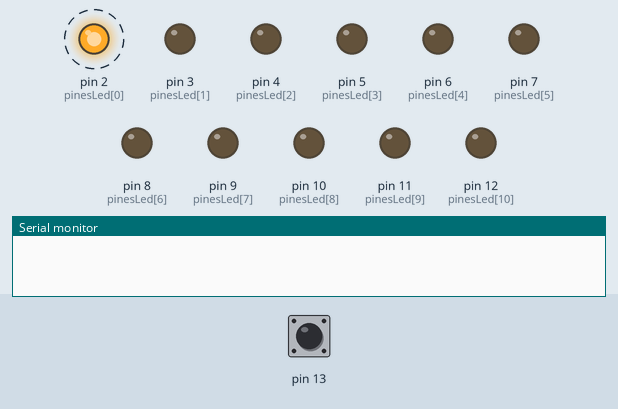
The sketch below on a simulated Arduino Uno, built with avr-gcc and run on an emulated ATmega328P. On the bench: output pins drawn as LEDs (lit = HIGH), the last lines printed to the serial monitor. Dashed ring = blinking. The test bench sets the inputs (shaded band); at power-on: pin 13 LOW. Pins used as bus, display or sensor lines are not drawn.

Above: at 1.2 s.
1.3 s: pin 13 driven HIGH
At 3.7 s:
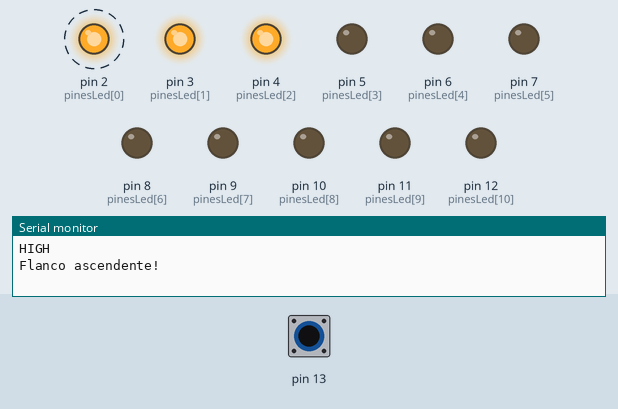
4.3 s: pin 13 driven LOW
At 5.3 s:
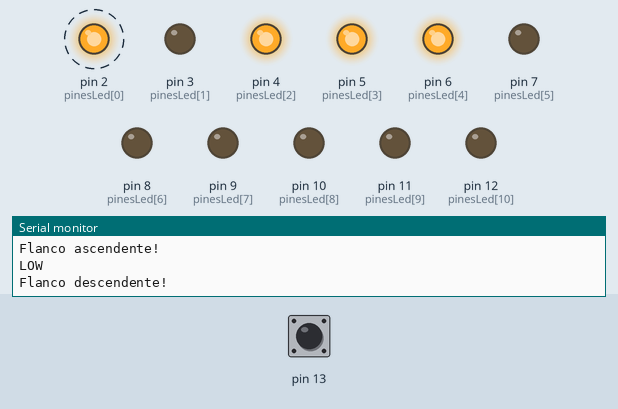
7.3 s: pin 13 driven HIGH
At 9.5 s:
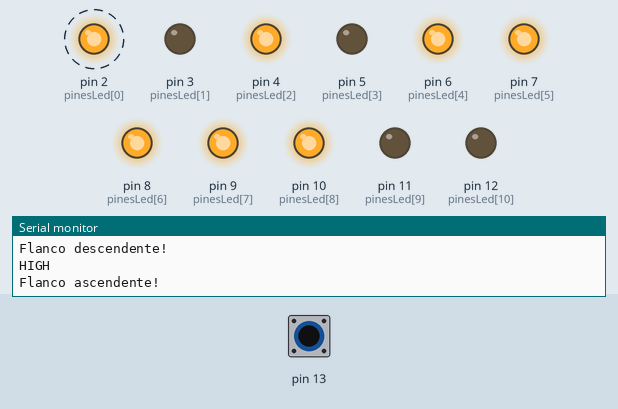
10.3 s: pin 13 driven LOW
At 11.8 s:
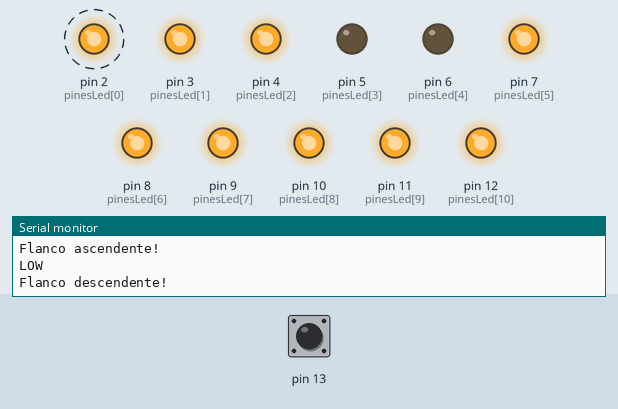
13.3 s: pin 13 driven HIGH
16.3 s: pin 13 pulsed LOW 2 times (0.12 s each, 0.3 s apart)
Timing chart, 0 to 23.5 s (numbered marks = the images above; inputs shaded):
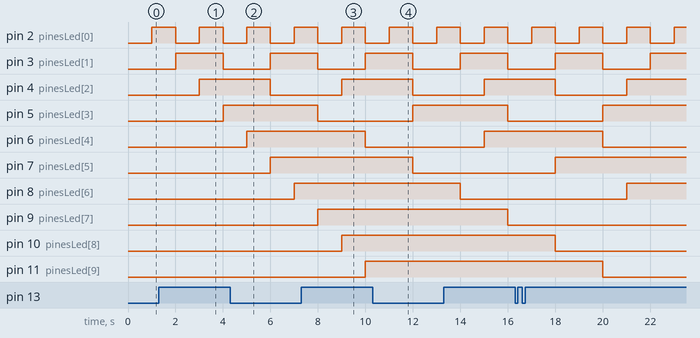

The sketch:

claseTareaYEntrada.ino
```cpp
#include "util.h"

#define TAM 12
#define BAUDIOS 9600

entrada input(13);

const int pinesLed[TAM] = {2,3,4,5,
                           6,7,8,9,
                           10,11,12
};

tarea Leds[TAM];

void setup() {

  Serial.begin(BAUDIOS);

  for (int i = 0; i < TAM; ++i) {
    static unsigned int j = 1;

    pinMode(pinesLed[i], OUTPUT);
    digitalWrite(pinesLed[i], LOW);
    Leds[i].definirTiempo(0, j);
    ++j;
  }
}

void loop() {
  for (int i = 0; i < TAM; ++i) {
    if(Leds[i].esTiempo()) {
      digitalWrite(pinesLed[i], !digitalRead(pinesLed[i]));
    }
  }
  if (input.cambioDisponible()) {
    Serial.println(input.getEstado(500));
    Serial.println(input.getFlancoAsc());
    Serial.println(input.getFlancoDes());
  }
}
```

util.cpp
```cpp
#include "util.h"

tarea::tarea(int m, int s): tiempoMilisegundos(0), ultimoTiempo(0) {
  definirTiempo(m, s);
}

void tarea::definirTiempo(int m, int s) {
  tiempoMilisegundos = (s + m*60) *1000;
}

bool tarea::esTiempo () {
  unsigned long tiempoActual = millis();

  if((tiempoActual - ultimoTiempo) >= tiempoMilisegundos){
      ultimoTiempo = tiempoActual;
    return true;
  }
  return false;
}

entrada::entrada(char p) {
    definirEntrada(p);
}

void entrada::definirEntrada(char p){
  pin = p;
  pinMode(pin, INPUT);
  estado = digitalRead(pin);
}

String entrada::getEstado(unsigned long tA) {
  tiempoAntirrebote = tA;
  unsigned long tiempoActual = millis();
  static unsigned long ultimoTiempo = 0;
  String estadoReturn = "";

  if (tiempoActual - ultimoTiempo >= tiempoAntirrebote){
    estado = digitalRead(pin);
    //Serial.println(estado);

    ultimoTiempo = tiempoActual;
    static bool datoAnterior = estado;

    if (estado == 1){
      estadoReturn = "HIGH";
    } else if (estado == 0) {
      estadoReturn = "LOW";
  }

  return estadoReturn;

  }

}

int entrada::cambioDisponible () {
  estado = digitalRead(pin);
  static bool estadoAnterior = LOW;

  if (estado != estadoAnterior){
    estadoAnterior = estado;
    return 1;
  } else {
    return 0;
  }

}

String entrada::getFlancoDes() {
  estado = digitalRead(pin);
  static bool datoAnterior = HIGH;
  if (datoAnterior == HIGH && estado == LOW) {
    datoAnterior = estado; return "Flanco descendente!";
  }
  datoAnterior = estado; return "";
}

String entrada::getFlancoAsc(){
  estado = digitalRead(pin);
  static bool datoAnterior = LOW;
  if (estado == HIGH && datoAnterior == LOW) {
    datoAnterior = estado; return "Flanco ascendente!";
  }
  datoAnterior = estado; return "";
}
```

util.h
```cpp
#ifndef UTIL_H
#define UTIL_H

#include <Arduino.h>

class entrada {
    public:
        entrada(char = 13);
        void definirEntrada(char);
        String getEstado(unsigned long = 1000);
        String getFlancoAsc();
        String getFlancoDes();
        int cambioDisponible();

    private:
        char pin;
        int estado;
        unsigned long tiempoAntirrebote;
};

class tarea {
  public:
    tarea(int = 0, int = 0);
    bool esTiempo();
    void definirTiempo(int, int);

  private:
    int minutos, segundos;
    unsigned long tiempoMilisegundos, ultimoTiempo;
};

#endif
```

Measured:
- by itself, pin 2 (pinesLed[0]): alternates HIGH for 1.0 s and LOW for 1.0 s
